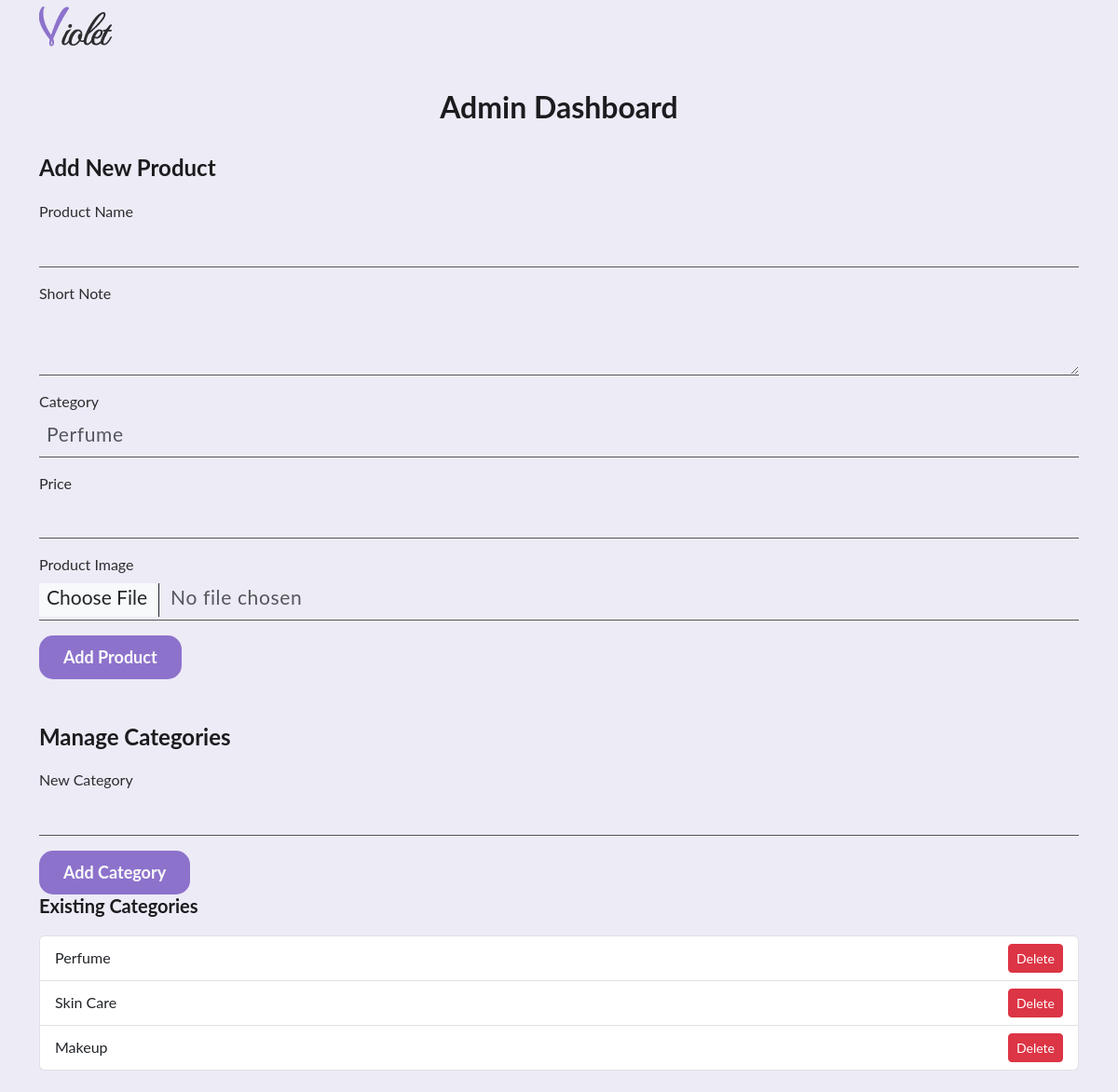
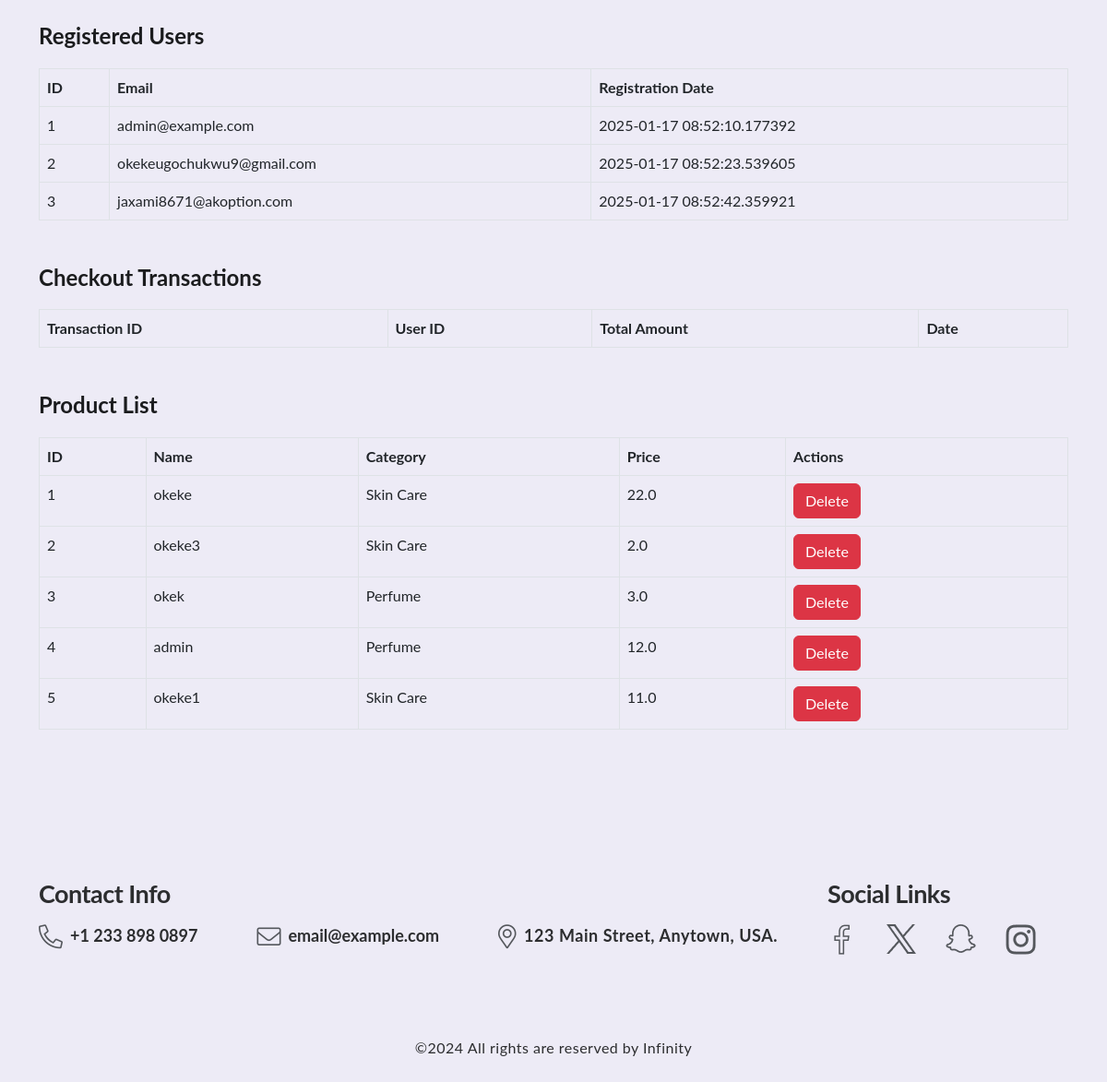
The page /admin (signed in) on the database its author committed (2 pictures, top to bottom).
### app.py (models this page shows)
class Category(db.Model):
    id = db.Column(db.Integer, primary_key=True)
    name = db.Column(db.String(50), unique=True, nullable=False)

class User(db.Model, UserMixin):
    id = db.Column(db.Integer, primary_key=True)
    username = db.Column(db.String(80), nullable=False)
    email = db.Column(db.String(120), unique=True, nullable=False)
    password = db.Column(db.String(200), nullable=False)
    role = db.Column(db.String(10), nullable=False, default='user')
    registration_date = db.Column(db.DateTime, default=datetime.utcnow)

class Product(db.Model):
    id = db.Column(db.Integer, primary_key=True)
    name = db.Column(db.String(100))
    price = db.Column(db.Float)
    category = db.Column(db.String(50))
    image = db.Column(db.String(200))
    short_note = db.Column(db.Text)  # Field for short notes

### app.py (the view)
@app.route('/admin', methods=['GET', 'POST'])
def admin():
    if 'role' in session and session['role'] == 'admin':
        products = Product.query.all()
        users = User.query.all()
        transactions = Transaction.query.all()
        categories = [category.name for category in Category.query.all()]
        return render_template(
            'admin.html',
            products=products,
            users=users,
            transactions=transactions,
            categories=categories
        )
    else:
        flash('Unauthorized access!', 'danger')
        return redirect(url_for('login'))

### app.py (called while the page is built)
@app.before_request
def before_request():
    if 'cart' not in session:
        session['cart'] = {}

@app.context_processor
def cart_context():
    cart = session.get('cart', {})
    cart_count = sum(item['quantity'] for item in cart.values())
    cart_total = sum(item['price'] * item['quantity'] for item in cart.values())
    return {
        'cart': cart,
        'cart_count': cart_count,
        'cart_total': cart_total,
        'cart_item_count': len(cart)  # Add this for item count
    }

### templates/admin.html (shortened to what this page needs)
<!DOCTYPE html>
<html lang="en">
<head>
    <link rel="stylesheet" href="{{url_for('static', filename='assets/css/vendor/bootstrap.min.css')}}">
    <link rel="stylesheet" href="{{url_for('static', filename='assets/css/vendor/font-awesome.css')}}">
    <link rel="stylesheet" href="{{url_for('static', filename='assets/css/vendor/slick.css')}}">
    <link rel="stylesheet" href="{{url_for('static', filename='assets/css/vendor/slick-theme.css')}}">
    <link rel="stylesheet" href="{{url_for('static', filename='assets/css/app.css')}}">
</head>
<body>
    <div id="main-wrapper" class="main-wrapper overflow-hidden">
        <header class="header">
            <div class="container">
                <a class="navbar-brand" href="{{url_for('index')}}">
                    <img src="{{url_for('static', filename='assets/media/logo.png')}}" alt="Violet Logo">
                </a>
            </div>
        </header>
        <section class="admin-dashboard pt-96 pb-96">
            <div class="container">
                <h2 class="text-center mb-32">Admin Dashboard</h2>
                <div class="mb-48">
                    <h4>Add New Product</h4>
                    <form action="{{ url_for('add_product') }}" method="POST" enctype="multipart/form-data">
                        <div class="mb-16">
                            <label for="name" class="form-label">Product Name</label>
                            <input type="text" id="name" name="name" class="form-control" required>
                        </div>
                        <div class="mb-16">
                            <label for="short_note" class="form-label">Short Note</label>
                            <textarea id="short_note" name="short_note" class="form-control" required></textarea>
                        </div>
                        <div class="mb-16">
                            <label for="category" class="form-label">Category</label>
                            <select id="category" name="category" class="form-control" required>
                                {% for category in categories %}
                                <option value="{{ category }}">{{ category }}</option>
                                {% endfor %}
                            </select>
                        </div>
                        <div class="mb-16">
                            <label for="price" class="form-label">Price</label>
                            <input type="number" step="0.01" id="price" name="price" class="form-control" required>
                        </div>
                        <div class="mb-16">
                            <label for="image" class="form-label">Product Image</label>
                            <input type="file" id="image" name="image" class="form-control" accept="image/*" required>
                        </div>
                        <button type="submit" class="cus-btn dark">Add Product</button>
                    </form>
                </div>
                <div class="mb-48">
                    <h4>Manage Categories</h4>
                    <form action="{{ url_for('add_category') }}" method="POST">
                        <div class="mb-16">
                            <label for="new_category" class="form-label">New Category</label>
                            <input type="text" id="new_category" name="new_category" class="form-control" required>
                        </div>
                        <button type="submit" class="cus-btn dark">Add Category</button>
                    </form>
                    <h5 class="mt-32">Existing Categories</h5>
                    <ul class="list-group">
                        {% for category in categories %}
                        <li class="list-group-item d-flex justify-content-between align-items-center">
                            {{ category }}
                            <form action="{{ url_for('delete_category', category=category) }}" method="POST" style="display: inline;">
                                <button type="submit" class="btn btn-danger btn-sm">Delete</button>
                            </form>
                        </li>
                        {% endfor %}
                    </ul>
                </div>
                <div class="mb-48">
                    <h4>Registered Users</h4>
                    <table class="table table-bordered">
                        <thead>
                            <tr>
                                <th>ID</th>
                                <th>Email</th>
                                <th>Registration Date</th>
                            </tr>
                        </thead>
                        <tbody>
                            {% for user in users %}
                            <tr>
                                <td>{{ user.id }}</td>
                                <td>{{ user.email }}</td>
                                <td>{{ user.registration_date }}</td>
                            </tr>
                            {% endfor %}
                        </tbody>
                    </table>
                </div>
                <div class="mb-48">
                    <h4>Checkout Transactions</h4>
                    <table class="table table-bordered">
                        <thead>
                            <tr>
                                <th>Transaction ID</th>
                                <th>User ID</th>
                                <th>Total Amount</th>
                                <th>Date</th>
                            </tr>
                        </thead>
                    </table>
                </div>
                <div>
                    <h4>Product List</h4>
                    <table class="table table-bordered">
                        <thead>
                            <tr>
                                <th>ID</th>
                                <th>Name</th>
                                <th>Category</th>
                                <th>Price</th>
                                <th>Actions</th>
                            </tr>
                        </thead>
                        <tbody>
                            {% for product in products %}
                            <tr>
                                <td>{{ product.id }}</td>
                                <td>{{ product.name }}</td>
                                <td>{{ product.category }}</td>
                                <td>{{ product.price }}</td>
                                <td>
                                    <form action="{{ url_for('delete_product', product_id=product.id) }}" method="POST">
                                        <button type="submit" class="btn btn-danger">Delete</button>
                                    </form>
                                </td>
                            </tr>
                            {% endfor %}
                        </tbody>
                    </table>
                </div>
            </div>
        </section>
        <footer class="footer">
            <div class="container">
                <div class="bottom-content">
                    <div class="row">
                        <div class="col-xl-9">
                            <h5 class="title">Contact Info</h5>
                            <div class="contact-row">
                                <ul class="contact-list list-unstyled">
                                    <li><a href="tel:123456789"><i class="fal fa-phone-alt"></i>+1 233 898 0897</a></li>
                                    <li><a href="mailto:info@gmail.com"><i class="fal fa-envelope"></i>email@example.com</a></li>
                                    <li><span> <i class="fal fa-map-marker-alt"></i>123 Main Street, Anytown, USA.</span></li>
                                </ul>
                            </div>
                        </div>
                        <div class="col-xl-3">
                            <h5 class="title">Social Links</h5>
                            <div class="contact-row">
                                <ul class="footer-social-icon list-unstyled">
                                    <li><a href="#"><img src="{{url_for('static', filename='assets/media/icon/icon.png')}}" alt=""></a></li>
                                    <li><a href="#"><img src="{{url_for('static', filename='assets/media/icon/Vector.png')}}" alt=""></a></li>
                                    <li><a href="#"><img src="{{url_for('static', filename='assets/media/icon/Vector-1.png')}}" alt=""></a></li>
                                    <li><a href="#"><img src="{{url_for('static', filename='assets/media/icon/Vector-2.png')}}" alt=""></a></li>
                                </ul>
                            </div>
                        </div>
                    </div>
                </div>
                <div class="text-center">
                    <p class="copyright">©2024 All rights are reserved by Infinity</p>
                </div>
            </div>
        </footer>
    </div>
</body>
</html>

### static/assets/css/app.css (style rules this page uses)
img { max-width: 100%; height: auto; vertical-align: middle; }
section:after { content: ""; display: block; clear: both; }
.form-group, .form-selector, .form-control { background: transparent; border: 0; border-radius: 0; border-bottom: 1px solid #54575C; padding: 0 8px 9px; font-weight: 400; font-size: 21px; line-height: 140%; letter-spacing: 0.03em; position: relative; color: #54575C; width: 100%; }
.form-group::placeholder, .form-selector::placeholder, .form-control::placeholder { color: #54575C; opacity: 1; }
button { border: 0; }
html { scroll-behavior: smooth; }
body { font-family: "Lato"; color: #2C2D2F; background: #EDEBF6; font-weight: 400; height: 100%; vertical-align: baseline; -webkit-font-smoothing: antialiased; -moz-osx-font-smoothing: grayscale; text-rendering: optimizeLegibility; }
h1, h2, h3, h4, h5, h6, .h1, .h2, .h3, .h4, .h5, .h6, address, p, pre, blockquote, table, hr { margin: 0 0 20px 0; }
h1, h2, h3, h4, h5, h6 { font-weight: 750; color: #1B1C1E; }
p { font-size: 16px; font-weight: 400; margin: 0 0 16px 0; line-height: 150%; letter-spacing: 0.03em; }
a { display: inline-block; text-decoration: none; color: unset; transition: all 0.5s ease-in-out; }
span { display: inline-block; font-size: 16px; line-height: 150%; letter-spacing: 0.03em; }
.mb-48 { margin-bottom: 48px; }
.mb-32 { margin-bottom: 32px; }
.mb-16 { margin-bottom: 16px; }
.pt-96 { padding-top: 96px; }
.pb-96 { padding-bottom: 96px; }
.cus-btn { padding: clamp(8px, 0.625vw, 16px) clamp(24px, 1.66vw, 42px); border: 2px solid #8D72CC; font-size: clamp(18px, 1.2vw, 30px); transition: all 0.5s ease-in-out; background: #1B1C1E; border-radius: 15px; font-weight: 700; color: #FAFAFA; display: inline-block; position: relative; cursor: pointer; overflow: hidden; transition: color 0.5s; z-index: 1; }
.cus-btn:before { content: ""; position: absolute; z-index: -1; background: #2C2D2F; height: 450px; width: 450px; border-radius: 50%; top: 100%; left: 100%; transition: all 0.7s; }
.cus-btn.dark { color: #FAFAFA; background: #8D72CC; }
.cus-btn.dark:before { content: ""; position: absolute; z-index: -1; background: #2C2D2F; height: 450px; width: 450px; border-radius: 50%; top: 100%; left: 100%; transition: all 0.7s; }
.header { width: 100%; position: absolute; top: 0; left: 0; height: 100px; z-index: 999; }
.footer { padding: 48px 0 32px; }
.footer .title { font-weight: 700; font-size: 27px; line-height: 130%; letter-spacing: -0.02em; color: #2C2D2F; margin-bottom: 16px; }
.footer .bottom-content { margin-bottom: 64px; }
.footer .bottom-content .contact-row { display: flex; justify-content: space-between; }
@media (max-width: 1399px) { .footer .bottom-content .contact-row { display: block; justify-content: left; } }
.footer .bottom-content .contact-row .contact-list { display: flex; }
@media (max-width: 1399px) { .footer .bottom-content .contact-row .contact-list { margin-bottom: 32px; } }
.footer .bottom-content .contact-row .contact-list li { margin-right: 64px; }
.footer .bottom-content .contact-row .contact-list li:last-child { margin-right: 0; }
.footer .bottom-content .contact-row .contact-list li a, .footer .bottom-content .contact-row .contact-list li span { display: flex; align-items: flex-start; gap: 8px; font-weight: 700; font-size: 21px; line-height: 140%; color: #2C2D2F; }
@media only screen and (min-width: 1199px) and (max-width: 1399px) { .footer .bottom-content .contact-row .contact-list li a, .footer .bottom-content .contact-row .contact-list li span { font-size: 18px; } }
.footer .bottom-content .contact-row .contact-list li a i, .footer .bottom-content .contact-row .contact-list li span i { font-size: 32px; color: #54575C; transition: all 0.5s ease-in-out; }
@media only screen and (min-width: 1199px) and (max-width: 1399px) { .footer .bottom-content .contact-row .contact-list li a i, .footer .bottom-content .contact-row .contact-list li span i { font-size: 26px; } }
.footer .bottom-content .contact-row .footer-social-icon { display: flex; }
.footer .bottom-content .contact-row .footer-social-icon li { margin-right: 32px; }
.footer .bottom-content .contact-row .footer-social-icon li:last-child { margin-right: 0; }

### rows shown on the page
Category: name "Perfume"
Category: name "Skin Care"
Category: name "Makeup"
User: id "1", email "admin@example.com", registration_date "2025-01-17 08:52:10.177392"
User: id "2", email "okekeugochukwu9@gmail.com", registration_date "2025-01-17 08:52:23.539605"
User: id "3", email "jaxami8671@akoption.com", registration_date "2025-01-17 08:52:42.359921"
Product: id "1", name "okeke", category "Skin Care", price "22.0"
Product: id "2", name "okeke3", category "Skin Care", price "2.0"
Product: id "3", name "okek", category "Perfume", price "3.0"
Product: id "4", name "admin", category "Perfume", price "12.0"
Product: id "5", name "okeke1", category "Skin Care", price "11.0"

### other values the page prints
form field category "Perfume"
